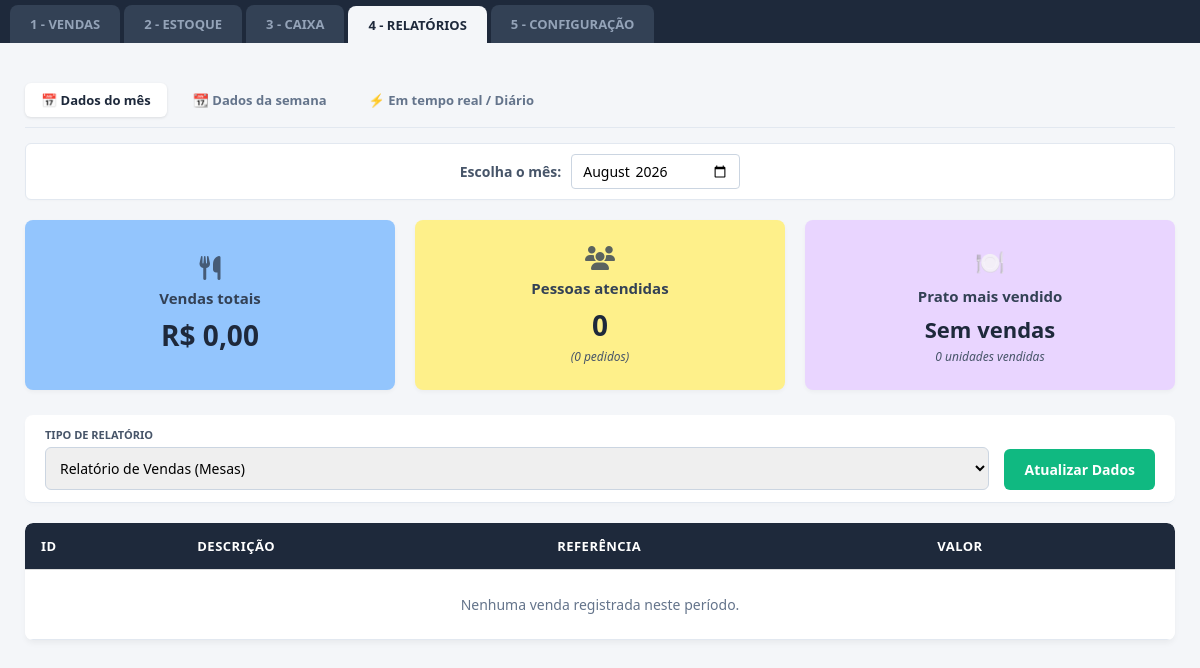
Before: /relatorios?filtro=mes with the older database file.
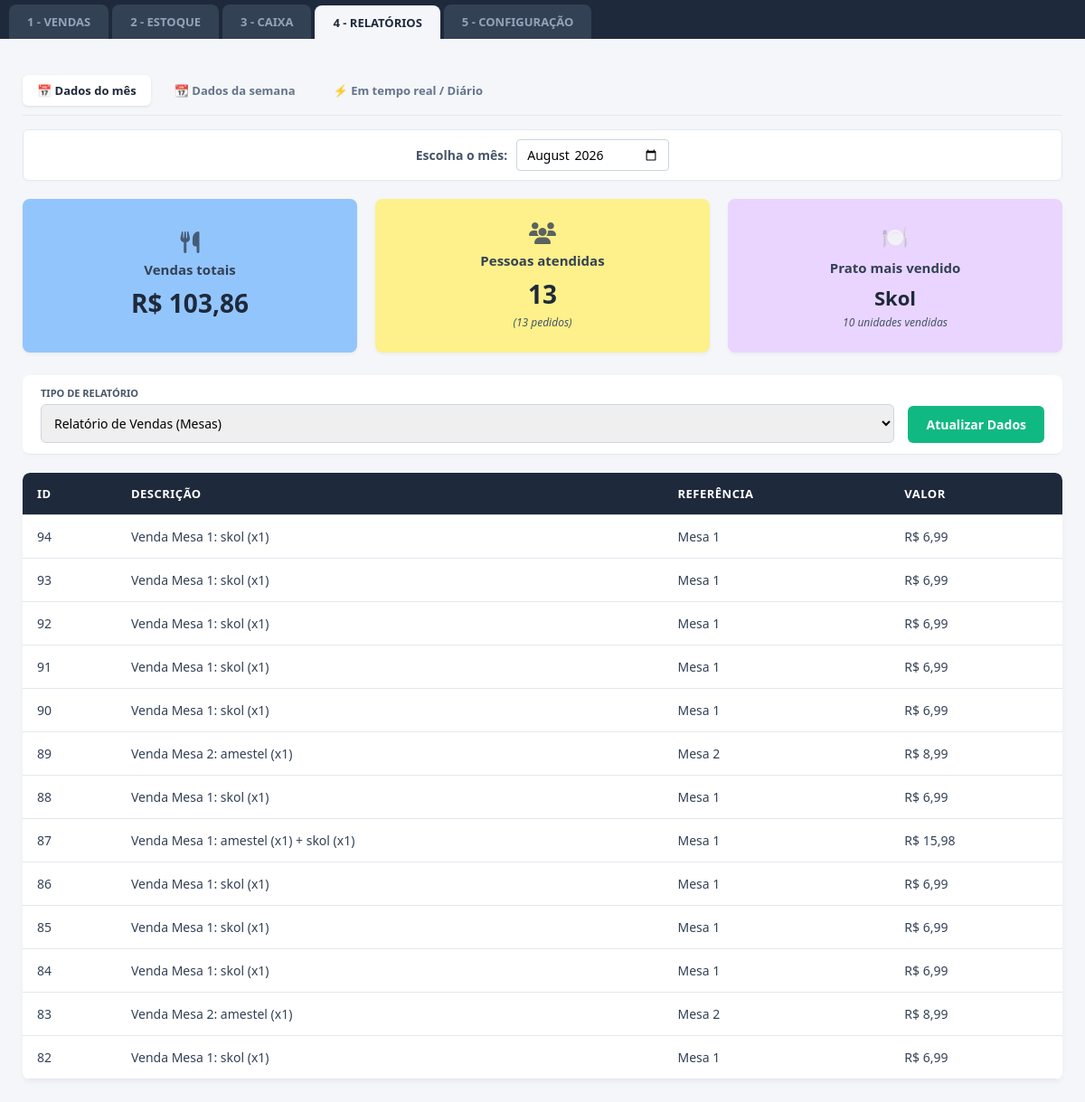
After: the same page with the newer database file.
### tables this page shows
CREATE TABLE financeiro (
            id INTEGER PRIMARY KEY AUTOINCREMENT,
            descricao TEXT,
            valor REAL,
            tipo TEXT,
            data TEXT
        );

### app.py (the view, shortened to what this page needs)
@app.route('/relatorios')
def relatorios():
    filtro_tipo = request.args.get('filtro', 'dia')
    data_atual_padrao = datetime.now().strftime('%Y-%m-%d')
    mes_atual_padrao = datetime.now().strftime('%Y-%m')
    semana_atual_padrao = datetime.now().strftime('%G-W%V')
    data_selecionada = request.args.get('data_escolhida', data_atual_padrao)
    mes_selecionado = request.args.get('mes_ano', mes_atual_padrao)
    semana_selecionada = request.args.get('semana_escolhida', semana_atual_padrao)
    conexao = sqlite3.connect("restaurante.db")
    cursor = conexao.cursor()
    if filtro_tipo == 'mes':
        termo_busca = f"{mes_selecionado}%"
        cursor.execute("SELECT id, descricao, tipo, valor FROM financeiro WHERE tipo = 'Receita' AND data LIKE ? ORDER BY id DESC", (termo_busca,))
    else: # dia
        termo_busca = f"{data_selecionada}%"
        cursor.execute("SELECT id, descricao, tipo, valor FROM financeiro WHERE tipo = 'Receita' AND data LIKE ? ORDER BY id DESC", (termo_busca,))
    dados = cursor.fetchall()
    conexao.close()
    resultados = []
    soma_total = 0.0
    contagem_pratos = {}
    for item in dados:
        id_item, desc, tipo, val = item
        soma_total += val
        if "Balcão" in desc:
            referencia_venda = "Balcão"
        elif "Mesa" in desc:
            referencia_venda = desc.split(':')[0].replace("Venda ", "")
        else:
            referencia_venda = "Outros"
        resultados.append({
            "id": id_item,
            "descricao": desc,
            "referencia": referencia_venda,
            "valor": f"R$ {val:,.2f}".replace(",", "X").replace(".", ",").replace("X", ".")
        })
        match = re.search(r':\s*(.+?)\s*\(x(\d+)\)', desc)
        if match:
            nome_produto = match.group(1).strip().capitalize()
            quantidade = int(match.group(2))
            contagem_pratos[nome_produto] = contagem_pratos.get(nome_produto, 0) + quantidade
    total_pedidos = len(resultados)
    if contagem_pratos:
        prato_destaque_nome = max(contagem_pratos, key=contagem_pratos.get)
        prato_destaque_qtd = contagem_pratos[prato_destaque_nome]
    else:
        prato_destaque_nome = "Sem vendas"
        prato_destaque_qtd = 0
    vendas_formatadas = f"R$ {soma_total:,.2f}".replace(",", "X").replace(".", ",").replace("X", ".")
    return render_template(
        'relatorios.html',
        vendas_totais=vendas_formatadas,
        total_pessoas=total_pedidos,
        total_pedidos=total_pedidos,
        prato_destaque_nome=prato_destaque_nome,
        prato_destaque_qtd=prato_destaque_qtd,
        resultados=resultados,
        filtro_atual=filtro_tipo,
        mes_selecionado=mes_selecionado,
        data_selecionada=data_selecionada,
        semana_selecionada=semana_selecionada
    )

### templates/relatorios.html (shortened to what this page needs)
<!DOCTYPE html>
<html lang="pt-BR">
<head>
    <link rel="stylesheet" href="{{ url_for('static', filename='style.css') }}">
    <link rel="stylesheet" href="https://cdnjs.cloudflare.com/ajax/libs/font-awesome/6.4.0/css/all.min.css">
</head>
<body>
    <div class="abas-container">
        <a href="/vendas" style="text-decoration: none;"><button class="aba">1 - VENDAS</button></a>
        <a href="/estoque" style="text-decoration: none;"><button class="aba">2 - ESTOQUE</button></a>
        <a href="/caixa" style="text-decoration: none;"><button class="aba">3 - CAIXA</button></a>
        <a href="/relatorios" style="text-decoration: none;"><button class="aba ativa">4 - RELATÓRIOS</button></a>
        <a href="/configuracao" style="text-decoration: none;"><button class="aba">5 - CONFIGURAÇÃO</button></a>
    </div>
    <div class="container-principal">
        <div class="sub-abas">
            <a href="/relatorios?filtro=mes" style="text-decoration: none;">
                <button class="sub-aba {% if filtro_atual == 'mes' %}ativa{% endif %}">
                    📅 Dados do mês
                </button>
            </a>
            <a href="/relatorios?filtro=semana" style="text-decoration: none;">
                <button class="sub-aba {% if filtro_atual == 'semana' %}ativa{% endif %}">
                    📆 Dados da semana
                </button>
            </a>
            <a href="/relatorios?filtro=dia" style="text-decoration: none;">
                <button class="sub-aba {% if filtro_atual == 'dia' %}ativa{% endif %}">
                    ⚡ Em tempo real / Diário
                </button>
            </a>
        </div>
        <div class="seletor-mes" style="padding: 10px; background: #fff; border: 1px solid #e2e8f0; border-radius: 6px; margin-bottom: 20px; text-align: center;">
            <form method="GET" action="/relatorios" style="display: inline-flex; align-items: center; gap: 10px;">
                {% if filtro_atual == 'mes' %}
                    <label for="mes_ano" style="font-size: 14px; font-weight: 600; color: #475569;">Escolha o mês:</label>
                    <input type="month" id="mes_ano" name="mes_ano" value="{{ mes_selecionado }}"
                           onchange="this.form.submit()"
                           style="padding: 6px 10px; border: 1px solid #cbd5e1; border-radius: 4px; font-size: 14px; outline: none; cursor: pointer;">
                {% endif %}
            </form>
        </div>
        <div class="dashboard-cards">
            <div class="card-metrica card-azul">
                <i class="fa-solid fa-utensils icone-card"></i>
                <span class="titulo-card">Vendas totais</span>
                <span class="valor-card">{{ vendas_totais }}</span>
            </div>
            <div class="card-metrica card-amarelo">
                <i class="fa-solid fa-users icone-card"></i>
                <span class="titulo-card">Pessoas atendidas</span>
                <span class="valor-card">{{ total_pessoas }}</span>
                <span class="sub-valor">({{ total_pedidos }} pedidos)</span>
            </div>
            <div class="card-metrica card-roxo">
                <div class="icone-card">🍽️</div>
                <div class="titulo-card">Prato mais vendido</div>
                <div class="valor-card" style="font-size: 22px;">{{ prato_destaque_nome }}</div>
                <div class="sub-valor">{{ prato_destaque_qtd }} unidades vendidas</div>
            </div>
        </div>
        <div class="barra-ferramentas" style="border-radius: 8px; margin-top: 25px; align-items: flex-end;">
            <div style="display: flex; flex-direction: column; gap: 5px; flex: 1;">
                <label style="font-size: 11px; font-weight: bold; color: #475569; text-transform: uppercase;">Tipo de Relatório</label>
                <select id="filtro-tipo" style="padding: 10px; border: 1px solid #cbd5e1; border-radius: 6px; font-size: 14px; outline: none;">
                    <option value="vendas">Relatório de Vendas (Mesas)</option>
                </select>
            </div>
            <button onclick="window.location.reload();" style="background-color: #10b981; color: white; border: none; padding: 11px 20px; border-radius: 6px; font-weight: bold; cursor: pointer; font-size: 14px;">
                Atualizar Dados
            </button>
        </div>
        <div style="background: white; border-radius: 8px; overflow: hidden; margin-top: 20px; box-shadow: 0 4px 6px -1px rgba(0, 0, 0, 0.05);">
            <table>
                <thead>
                    <tr>
                        <th>ID</th>
                        <th>Descrição</th>
                        <th>Referência</th>
                        <th>Valor</th>
                    </tr>
                </thead>
                <tbody>
                    {% if resultados %}
                        {% for item in resultados %}
                        <tr>
                            <td>{{ item.id }}</td>
                            <td>{{ item.descricao }}</td>
                            <td>{{ item.referencia }}</td>
                            <td>{{ item.valor }}</td>
                        </tr>
                        {% endfor %}
                    {% else %}
                        <tr>
                            <td colspan="4" style="text-align: center; color: #64748b; padding: 25px;">Nenhuma venda registrada neste período.</td>
                        </tr>
                    {% endif %}
                </tbody>
            </table>
        </div>
    </div>
</body>
</html>

### static/style.css (style rules this page uses)
* { margin: 0; padding: 0; box-sizing: border-box; font-family: 'Segoe UI', Arial, sans-serif; }
body { background-color: #f4f6f9; color: #333; display: flex; flex-direction: column; height: 100vh; overflow: hidden; }
.abas-container { background-color: #1e293b; display: flex; padding: 5px 10px 0 10px; gap: 4px; align-items: flex-end; border-bottom: none; }
.aba { padding: 10px 20px; color: #94a3b8; background-color: #334155; font-size: 13px; font-weight: bold; border: none; border-top-left-radius: 8px; border-top-right-radius: 8px; border-bottom-left-radius: 0px; border-bottom-right-radius: 0px; cursor: pointer; transition: all 0.2s ease; text-decoration: none; display: inline-block; }
.aba.ativa { background-color: #f4f6f9; color: #1e293b; position: relative; z-index: 10; border-bottom-left-radius: 0px; border-bottom-right-radius: 0px; margin-bottom: -1px; }
.barra-ferramentas { background-color: #ffffff; display: flex; gap: 15px; padding: 12px 20px; border-bottom: 1px solid #e2e8f0; box-shadow: 0 2px 4px rgba(0,0,0,0.02); position: relative; z-index: 5; flex-shrink: 0; }
.container-principal { flex: 1; padding: 25px; overflow-y: auto; width: 100%; }
table { width: 100%; border-collapse: collapse; background-color: white; }
th, td { padding: 12px; border-bottom: 1px solid #ddd; text-align: left; }
th { background-color: #f4f4f4; font-weight: bold; }
.aba { padding: 10px 20px; color: #94a3b8; background-color: #334155; font-size: 13px; font-weight: bold; border: none; border-top-left-radius: 8px; border-top-right-radius: 8px; cursor: pointer; transition: all 0.2s ease; text-decoration: none; display: inline-block; }
table { width: 100%; border-collapse: collapse; background-color: white; border-radius: 8px; overflow: hidden; }
th { background-color: #1e293b; color: #ffffff; padding: 14px 16px; text-align: left; font-size: 13px; text-transform: uppercase; letter-spacing: 0.5px; }
td { padding: 14px 16px; border-bottom: 1px solid #e2e8f0; color: #334155; font-size: 14px; }
.sub-abas { display: flex; gap: 10px; margin-bottom: 15px; border-bottom: 1px solid #e2e8f0; padding-bottom: 10px; }
.sub-aba { background: transparent; border: none; padding: 8px 16px; font-size: 13px; font-weight: 600; color: #64748b; cursor: pointer; border-radius: 6px; transition: all 0.2s; }
.sub-aba.ativa { background-color: #ffffff; color: #1e293b; box-shadow: 0 1px 3px rgba(0,0,0,0.1); }
.seletor-mes { background-color: #ffffff; border: 1px solid #e2e8f0; text-align: center; padding: 12px; border-radius: 6px; font-size: 14px; color: #475569; font-weight: 600; margin-bottom: 20px; cursor: pointer; box-shadow: 0 1px 2px rgba(0,0,0,0.02); }
.dashboard-cards { display: grid; grid-template-columns: repeat(3, 1fr); gap: 20px; margin-bottom: 20px; }
.card-metrica { padding: 25px 20px; border-radius: 8px; display: flex; flex-direction: column; align-items: center; justify-content: center; box-shadow: 0 2px 4px rgba(0,0,0,0.04); }
.icone-card { font-size: 24px; margin-bottom: 8px; color: #334155; opacity: 0.8; }
.titulo-card { font-size: 15px; font-weight: 600; color: #334155; margin-bottom: 8px; }
.valor-card { font-size: 28px; font-weight: bold; color: #1e293b; }
.sub-valor { font-size: 12px; color: #475569; font-style: italic; margin-top: 4px; }
.card-azul { background-color: #93c5fd; }
.card-amarelo { background-color: #fef08a; }
.card-roxo { background-color: #e9d5ff; }

Changed rows visible on the page:
added financeiro: id "94", descricao "Venda Mesa 1: skol (x1)", referencia "Mesa 1", valor "R$ 6,99"
added financeiro: id "93", descricao "Venda Mesa 1: skol (x1)", referencia "Mesa 1", valor "R$ 6,99"
added financeiro: id "92", descricao "Venda Mesa 1: skol (x1)", referencia "Mesa 1", valor "R$ 6,99"
added financeiro: id "91", descricao "Venda Mesa 1: skol (x1)", referencia "Mesa 1", valor "R$ 6,99"
added financeiro: id "90", descricao "Venda Mesa 1: skol (x1)", referencia "Mesa 1", valor "R$ 6,99"
added financeiro: id "89", descricao "Venda Mesa 2: amestel (x1)", referencia "Mesa 2", valor "R$ 8,99"
added financeiro: id "88", descricao "Venda Mesa 1: skol (x1)", referencia "Mesa 1", valor "R$ 6,99"
added financeiro: id "87", descricao "Venda Mesa 1: amestel (x1) + skol (x1)", referencia "Mesa 1", valor "R$ 15,98"
added financeiro: id "86", descricao "Venda Mesa 1: skol (x1)", referencia "Mesa 1", valor "R$ 6,99"
added financeiro: id "85", descricao "Venda Mesa 1: skol (x1)", referencia "Mesa 1", valor "R$ 6,99"
added financeiro: id "84", descricao "Venda Mesa 1: skol (x1)", referencia "Mesa 1", valor "R$ 6,99"
added financeiro: id "83", descricao "Venda Mesa 2: amestel (x1)", referencia "Mesa 2", valor "R$ 8,99"
added financeiro: id "82", descricao "Venda Mesa 1: skol (x1)", referencia "Mesa 1", valor "R$ 6,99"
Other visible differences:
{{ vendas_totais }}: "R$ 0,00" → "R$ 103,86"
{{ total_pessoas }}: "0" → "13"
{{ total_pedidos }}: "0" → "13"
{{ prato_destaque_nome }}: "Sem vendas" → "Skol"
{{ prato_destaque_qtd }}: "0" → "10"
text no longer shown: "Nenhuma venda registrada neste período."
